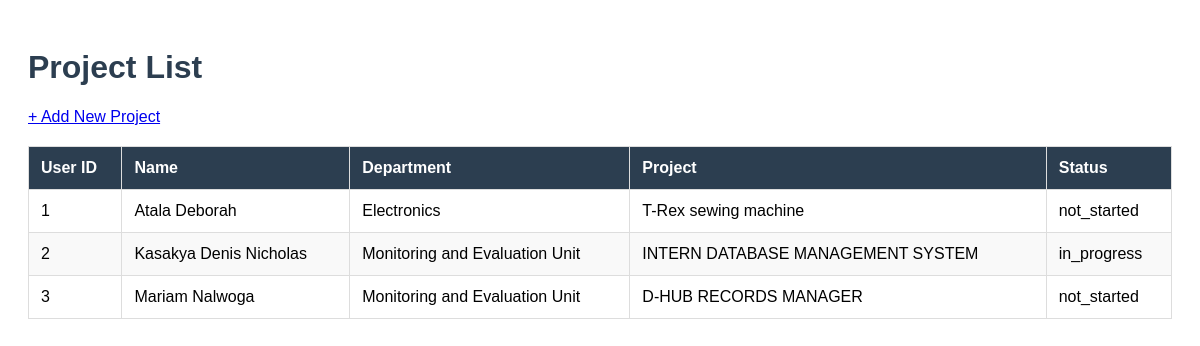
/projects/, run on the app's committed database.
### database/models.py (models this page shows, shortened)
class Project(models.Model):
    STATUS_CHOICES = [
        ('completed', 'Completed'),
        ('in_progress', 'In Progress'),
        ('not_started', 'Not Started'),
    ]
    user_id = models.CharField(max_length=20)
    name = models.CharField(max_length=100)
    department = models.CharField(max_length=100)
    project = models.TextField()
    status = models.CharField(max_length=20, choices=STATUS_CHOICES)

### database/views.py (the view)
# urls.py: path('projects/', views.project_list, name='projects'),
def project_list(request):
    projects = Project.objects.all()
    return render(request, 'database/projects.html', {'projects': projects})

### database/templates/database/projects.html (shortened to what this page needs)
{% load static %}
<!DOCTYPE html>
<html>
<head>
    <link rel="stylesheet" href="{% static 'database/projects.css' %}">
</head>
<body>
    <h1>Project List</h1>
    <a href="{% url 'create_project' %}">+ Add New Project</a>
    {% if projects %}
        <table>
            <thead>
                <tr>
                    <th>User ID</th>
                    <th>Name</th>
                    <th>Department</th>
                    <th>Project</th>
                    <th>Status</th>
                </tr>
            </thead>
            <tbody>
                {% for project in projects %}
                <tr>
                    <td>{{ project.user_id }}</td>
                    <td>{{ project.name }}</td>
                    <td>{{ project.department }}</td>
                    <td>{{ project.project }}</td>
                    <td>{{ project.status }}</td>
                </tr>
                {% endfor %}
            </tbody>
        </table>
    {% else %}
        <p>No projects have been added yet.</p>
    {% endif %}
</body>
</html>

### database/static/database/projects.css (style rules this page uses)
body { font-family: Arial, sans-serif; padding: 20px; }
h1 { color: #2c3e50; }
table { width: 100%; border-collapse: collapse; margin-top: 20px; }
th, td { border: 1px solid #ddd; padding: 12px; text-align: left; }
th { background-color: #2c3e50; color: white; }
tr:nth-child(even) { background-color: #f9f9f9; }

### data on the page
Project: user_id "1", name "Atala Deborah", department "Electronics", project "T-Rex sewing machine", status "not_started"
Project: user_id "2", name "Kasakya Denis Nicholas", department "Monitoring and Evaluation Unit", project "INTERN DATABASE MANAGEMENT SYSTEM", status "in_progress"
Project: user_id "3", name "Mariam Nalwoga", department "Monitoring and Evaluation Unit", project "D-HUB RECORDS MANAGER", status "not_started"
